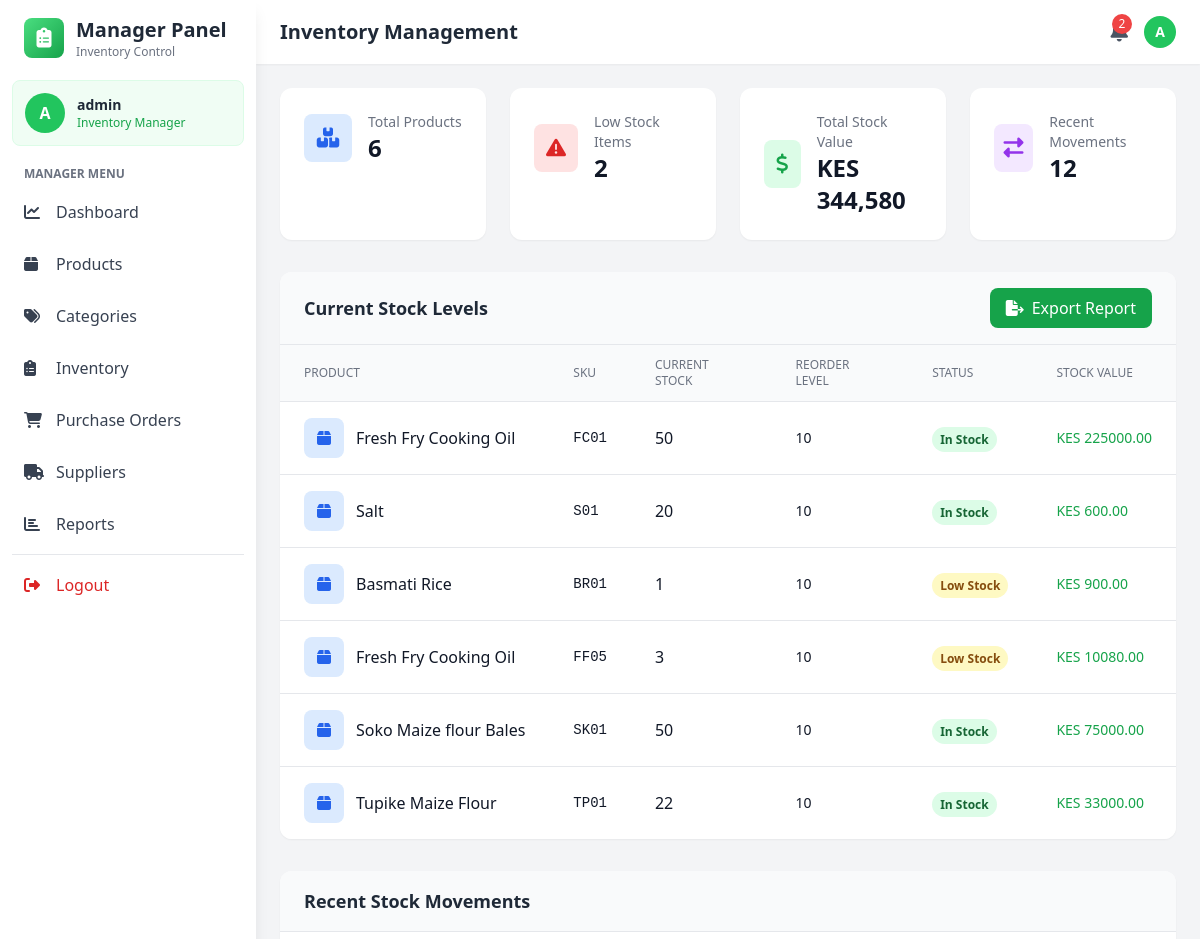
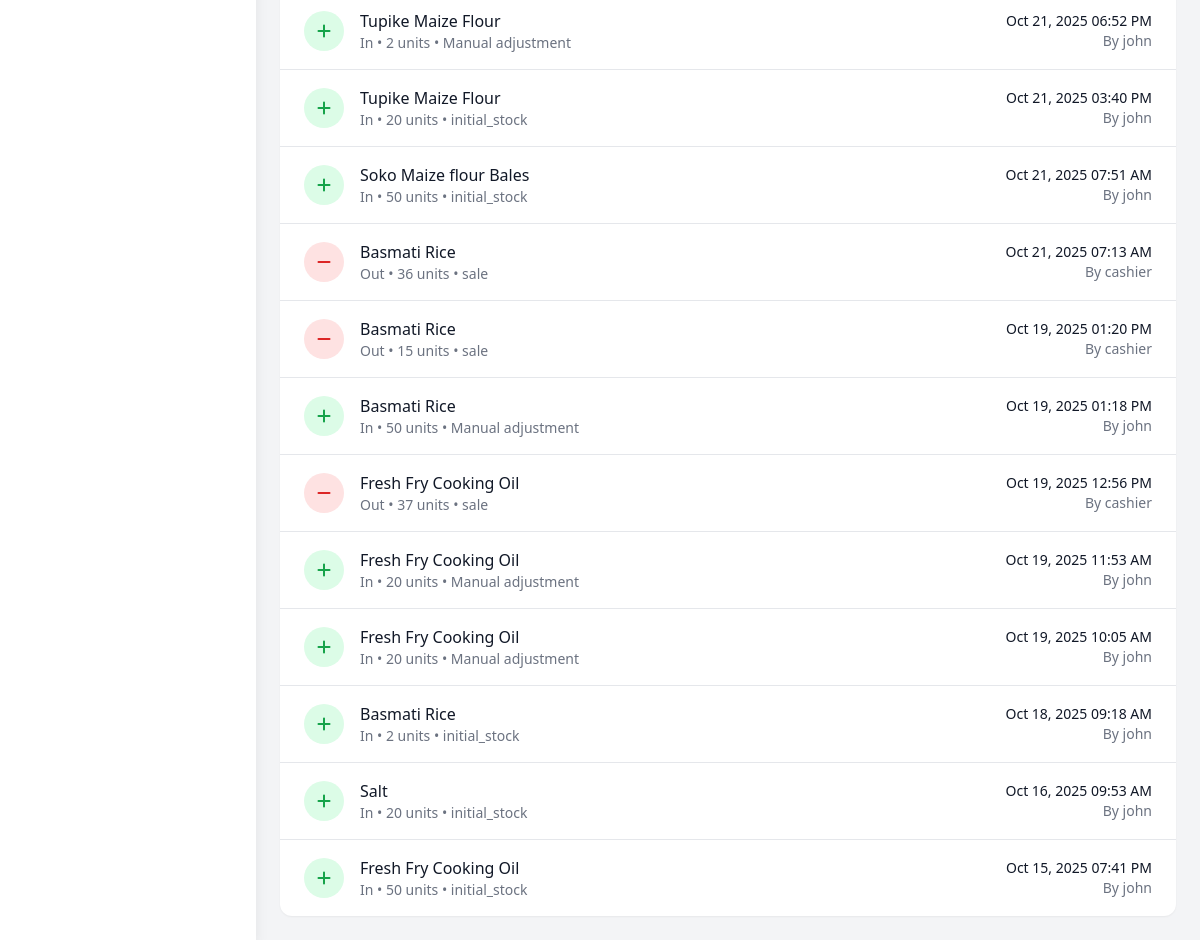
Page /manager/inventory (signed in) on the committed database (2 pictures, top to bottom).
### models.py (models this page shows, shortened)
class User(UserMixin, db.Model):
    __tablename__='users'
    id = db.Column(db.Integer, primary_key=True)
    username = db.Column(db.String(80), unique=True, nullable=False)
    email = db.Column(db.String(120), unique=True, nullable=False)
    password_hash = db.Column(db.String(255), nullable=False)
    role = db.Column(db.String(20), nullable=False)
    is_active = db.Column(db.Boolean, default=True)
    created_at = db.Column(db.DateTime, default=datetime.utcnow)

class Product(db.Model):
    __tablename__ = 'products'
    id = db.Column(db.Integer, primary_key=True)
    name = db.Column(db.String(200), nullable=False)
    sku = db.Column(db.String(50), unique=True, nullable=False)  # Stock code
    description = db.Column(db.Text)
    cost_price = db.Column(db.Float, nullable=False)
    selling_price = db.Column(db.Float, nullable=False)
    quantity = db.Column(db.Integer, default=0)
    reorder_level = db.Column(db.Integer, default=10)
    category_id = db.Column(db.Integer, db.ForeignKey('categories.id'), nullable=False)
    supplier_id = db.Column(db.Integer, db.ForeignKey('suppliers.id'), nullable=False)
    created_at = db.Column(db.DateTime, default=datetime.utcnow)
    updated_at = db.Column(db.DateTime, default=datetime.utcnow, onupdate=datetime.utcnow)
    is_active = db.Column(db.Boolean, default=True)
    image_url = db.Column(db.String(500))  # For Cloudinary image URLs
    unit = db.Column(db.String(50), default='piece')  # piece, kg, liter, pack, box, etc.
    category = db.relationship('Category', backref='products')
    supplier = db.relationship('Supplier', backref='products')

class StockMovement(db.Model):
    __tablename__ = 'stock_movements'
    id = db.Column(db.Integer, primary_key=True)
    product_id = db.Column(db.Integer, db.ForeignKey('products.id'), nullable=False)
    movement_type = db.Column(db.String(20), nullable=False)  # 'in', 'out', 'adjustment'
    quantity = db.Column(db.Integer, nullable=False)
    reason = db.Column(db.String(100))
    user_id = db.Column(db.Integer, db.ForeignKey('users.id'), nullable=False)
    reference_id = db.Column(db.Integer)  # related sale or purchase
    reference_type = db.Column(db.String(20))  # 'sale' or 'purchase_order'
    timestamp = db.Column(db.DateTime, default=datetime.utcnow)
    product = db.relationship('Product', backref='stock_movements')
    user = db.relationship('User', backref='stock_movements')

### app.py (the view)
@app.route('/manager/inventory')
@login_required
def manage_inventory():
    if current_user.role not in ['admin', 'manager']:
        flash('Access denied', 'danger')
        return redirect(url_for('index'))
    products = Product.query.all()
    stock_movements = StockMovement.query.order_by(StockMovement.timestamp.desc()).limit(50).all()
    total_stock_value = sum(p.cost_price * p.quantity for p in products)
    low_stock_count = len([p for p in products if p.quantity <= p.reorder_level])
    return render_template('manager/inventory.html',
                         products=products,
                         stock_movements=stock_movements,
                         total_stock_value=total_stock_value,
                         low_stock_count=low_stock_count)

### app.py (called while the page is built)
@login_manager.user_loader
def load_user(user_id):
    return User.query.get(int(user_id))

### templates/manager/inventory.html (shortened to what this page needs)
<!DOCTYPE html>
<html lang="en">
<head>
    <script src="https://cdn.tailwindcss.com"></script>
    <link rel="stylesheet" href="https://cdnjs.cloudflare.com/ajax/libs/font-awesome/6.4.0/css/all.min.css">
</head>
<body class="bg-gray-100">
    <aside class="fixed top-0 left-0 z-40 w-64 h-screen bg-white shadow-lg">
        <div class="h-full px-3 py-4 overflow-y-auto">
            <div class="flex items-center mb-5 px-3">
                <div class="w-10 h-10 bg-gradient-to-br from-green-400 to-green-600 rounded-lg flex items-center justify-center">
                    <i class="fas fa-clipboard-list text-white text-xl"></i>
                </div>
                <div class="ml-3">
                    <h2 class="text-xl font-bold text-gray-800">Manager Panel</h2>
                    <p class="text-xs text-gray-500">Inventory Control</p>
                </div>
            </div>
            <div class="mb-5 p-3 bg-green-50 rounded-lg border border-green-100">
                <div class="flex items-center space-x-3">
                    <div class="w-10 h-10 bg-green-500 rounded-full flex items-center justify-center text-white font-bold">
                        {{ current_user.username[0].upper() }}
                    </div>
                    <div>
                        <p class="text-sm font-semibold text-gray-800">{{ current_user.username }}</p>
                        <p class="text-xs text-green-600">Inventory Manager</p>
                    </div>
                </div>
            </div>
            <nav class="space-y-2">
                <p class="px-3 text-xs font-semibold text-gray-500 uppercase mb-2">Manager Menu</p>
                <a href="{{ url_for('manager_dashboard') }}" class="nav-item flex items-center px-3 py-2.5 text-gray-700 rounded-lg">
                    <i class="fas fa-chart-line w-5"></i><span class="ml-3">Dashboard</span>
                </a>
                <a href="{{ url_for('manage_products') }}" class="nav-item flex items-center px-3 py-2.5 text-gray-700 rounded-lg">
                    <i class="fas fa-box w-5"></i><span class="ml-3">Products</span>
                </a>
                <a href="{{ url_for('manage_categories') }}" class="nav-item flex items-center px-3 py-2.5 text-gray-700 rounded-lg">
                    <i class="fas fa-tags w-5"></i><span class="ml-3">Categories</span>
                </a>
                <a href="{{ url_for('manage_inventory') }}" class="nav-item active flex items-center px-3 py-2.5 text-gray-700 rounded-lg">
                    <i class="fas fa-clipboard-list w-5"></i><span class="ml-3">Inventory</span>
                </a>
                <a href="{{ url_for('manage_purchase_orders') }}" class="nav-item flex items-center px-3 py-2.5 text-gray-700 rounded-lg">
                    <i class="fas fa-shopping-cart w-5"></i>
                    <span class="ml-3">Purchase Orders</span>
                </a>
                <a href="{{ url_for('manage_sup') }}"
                    class="nav-item flex items-center px-3 py-2.5 text-gray-700 rounded-lg">
                    <i class="fas fa-truck w-5"></i>
                    <span class="ml-3">Suppliers</span>
                </a>
                <a href="{{ url_for('manage_reports') }}"  class="nav-item flex items-center px-3 py-2.5 text-gray-700 rounded-lg">
                    <i class="fas fa-chart-bar w-5"></i>
                    <span class="ml-3">Reports</span>
                </a>
                <hr class="my-3 border-gray-200">
                <a href="{{ url_for('logout') }}" class="nav-item flex items-center px-3 py-2.5 text-red-600 rounded-lg hover:bg-red-50">
                    <i class="fas fa-sign-out-alt w-5"></i><span class="ml-3">Logout</span>
                </a>
            </nav>
        </div>
    </aside>
    <div class="ml-64">
        <header class="bg-white shadow-sm sticky top-0 z-30">
            <div class="flex items-center justify-between px-6 py-4">
                <h1 class="text-xl font-semibold text-gray-800">Inventory Management</h1>
                <div class="flex items-center space-x-4">
                    <button class="relative text-gray-600 hover:text-gray-800">
                        {% if low_stock_count > 0 %}
                        <span class="absolute -top-1 -right-1 bg-red-500 text-white text-xs w-5 h-5 rounded-full flex items-center justify-center">{{ low_stock_count }}</span>
                        {% endif %}
                    </button>
                    <div class="w-8 h-8 bg-green-500 rounded-full flex items-center justify-center text-white font-bold text-sm">
                        {{ current_user.username[0].upper() }}
                    </div>
                </div>
            </div>
        </header>
        <main class="p-6">
            <div class="grid grid-cols-1 md:grid-cols-4 gap-6 mb-8">
                <div class="bg-white rounded-xl shadow-sm p-6">
                    <div class="flex items-center">
                        <div class="w-12 h-12 bg-blue-100 rounded-lg flex items-center justify-center mr-4">
                            <i class="fas fa-boxes text-blue-600 text-xl"></i>
                        </div>
                        <div>
                            <p class="text-gray-500 text-sm">Total Products</p>
                            <p class="text-2xl font-bold text-gray-900">{{ products|length }}</p>
                        </div>
                    </div>
                </div>
                <div class="bg-white rounded-xl shadow-sm p-6">
                    <div class="flex items-center">
                        <div class="w-12 h-12 bg-red-100 rounded-lg flex items-center justify-center mr-4">
                            <i class="fas fa-exclamation-triangle text-red-600 text-xl"></i>
                        </div>
                        <div>
                            <p class="text-gray-500 text-sm">Low Stock Items</p>
                            <p class="text-2xl font-bold text-gray-900">{{ low_stock_count }}</p>
                        </div>
                    </div>
                </div>
                <div class="bg-white rounded-xl shadow-sm p-6">
                    <div class="flex items-center">
                        <div class="w-12 h-12 bg-green-100 rounded-lg flex items-center justify-center mr-4">
                            <i class="fas fa-dollar-sign text-green-600 text-xl"></i>
                        </div>
                        <div>
                            <p class="text-gray-500 text-sm">Total Stock Value</p>
                            <p class="text-2xl font-bold text-gray-900">KES {{ "{:,.0f}".format(total_stock_value) }}</p>
                        </div>
                    </div>
                </div>
                <div class="bg-white rounded-xl shadow-sm p-6">
                    <div class="flex items-center">
                        <div class="w-12 h-12 bg-purple-100 rounded-lg flex items-center justify-center mr-4">
                            <i class="fas fa-exchange-alt text-purple-600 text-xl"></i>
                        </div>
                        <div>
                            <p class="text-gray-500 text-sm">Recent Movements</p>
                            <p class="text-2xl font-bold text-gray-900">{{ stock_movements|length }}</p>
                        </div>
                    </div>
                </div>
            </div>
            <div class="bg-white rounded-xl shadow-sm overflow-hidden mb-8">
                <div class="px-6 py-4 border-b border-gray-200 bg-gray-50">
                    <div class="flex justify-between items-center">
                        <h3 class="text-lg font-semibold text-gray-800">Current Stock Levels</h3>
                        <button class="bg-green-600 hover:bg-green-700 text-white px-4 py-2 rounded-lg flex items-center">
                            <i class="fas fa-file-export mr-2"></i> Export Report
                        </button>
                    </div>
                </div>
                <table class="min-w-full divide-y divide-gray-200">
                    <thead class="bg-gray-50">
                        <tr>
                            <th class="px-6 py-3 text-left text-xs font-medium text-gray-500 uppercase">Product</th>
                            <th class="px-6 py-3 text-left text-xs font-medium text-gray-500 uppercase">SKU</th>
                            <th class="px-6 py-3 text-left text-xs font-medium text-gray-500 uppercase">Current Stock</th>
                            <th class="px-6 py-3 text-left text-xs font-medium text-gray-500 uppercase">Reorder Level</th>
                            <th class="px-6 py-3 text-left text-xs font-medium text-gray-500 uppercase">Status</th>
                            <th class="px-6 py-3 text-left text-xs font-medium text-gray-500 uppercase">Stock Value</th>
                        </tr>
                    </thead>
                    <tbody class="bg-white divide-y divide-gray-200">
                        {% for product in products %}
                        <tr class="hover:bg-gray-50">
                            <td class="px-6 py-4 whitespace-nowrap">
                                <div class="flex items-center">
                                    <div class="w-10 h-10 bg-blue-100 rounded-lg flex items-center justify-center mr-3">
                                        <i class="fas fa-box text-blue-600"></i>
                                    </div>
                                    <div class="font-medium text-gray-900">{{ product.name }}</div>
                                </div>
                            </td>
                            <td class="px-6 py-4 whitespace-nowrap text-sm text-gray-900 font-mono">{{ product.sku }}</td>
                            <td class="px-6 py-4 whitespace-nowrap">
                                <span class="font-medium text-gray-900">{{ product.quantity }}</span>
                            </td>
                            <td class="px-6 py-4 whitespace-nowrap text-sm text-gray-900">{{ product.reorder_level }}</td>
                            <td class="px-6 py-4 whitespace-nowrap">
                                {% if product.quantity == 0 %}
                                <span class="px-2 py-1 text-xs font-semibold rounded-full bg-red-100 text-red-800">Out of Stock</span>
                                {% elif product.quantity <= product.reorder_level %}
                                <span class="px-2 py-1 text-xs font-semibold rounded-full bg-yellow-100 text-yellow-800">Low Stock</span>
                                {% else %}
                                <span class="px-2 py-1 text-xs font-semibold rounded-full bg-green-100 text-green-800">In Stock</span>
                                {% endif %}
                            </td>
                            <td class="px-6 py-4 whitespace-nowrap text-sm font-medium text-green-600">
                                KES {{ "%.2f"|format(product.cost_price * product.quantity) }}
                            </td>
                        </tr>
                        {% endfor %}
                    </tbody>
                </table>
            </div>
            <div class="bg-white rounded-xl shadow-sm overflow-hidden">
                <div class="px-6 py-4 border-b border-gray-200 bg-gray-50">
                    <h3 class="text-lg font-semibold text-gray-800">Recent Stock Movements</h3>
                </div>
                <div class="divide-y divide-gray-200">
                    {% for movement in stock_movements %}
                    <div class="px-6 py-4 flex items-center justify-between hover:bg-gray-50">
                        <div class="flex items-center space-x-4">
                            <div class="w-10 h-10 rounded-full flex items-center justify-center
                                {% if movement.movement_type == 'in' %}bg-green-100 text-green-600
                                {% else %}bg-red-100 text-red-600{% endif %}">
                                <i class="fas fa-{% if movement.movement_type == 'in' %}plus{% else %}minus{% endif %}"></i>
                            </div>
                            <div>
                                <p class="font-medium text-gray-900">{{ movement.product.name }}</p>
                                <p class="text-sm text-gray-500">
                                    {{ movement.movement_type|title }} • {{ movement.quantity }} units • {{ movement.reason }}
                                </p>
                            </div>
                        </div>
                        <div class="text-right">
                            <p class="text-sm font-medium text-gray-900">{{ movement.timestamp.strftime('%b %d, %Y %I:%M %p') }}</p>
                            <p class="text-sm text-gray-500">By {{ movement.user.username }}</p>
                        </div>
                    </div>
                    {% else %}
                    <div class="px-6 py-8 text-center text-gray-500">
                        <i class="fas fa-exchange-alt text-4xl mb-3 text-gray-300"></i>
                        <p>No stock movements recorded yet</p>
                    </div>
                    {% endfor %}
                </div>
            </div>
        </main>
    </div>
</body>
</html>

### rows in the picture
User: username "A", username "admin"
Product: name "Fresh Fry Cooking Oil", sku "FC01", quantity "50", reorder_level "10", shows "In Stock", product.cost_price*product.quantity "225000.00"
Product: name "Salt", sku "S01", quantity "20", reorder_level "10", shows "In Stock", product.cost_price*product.quantity "600.00"
Product: name "Basmati Rice", sku "BR01", quantity "1", reorder_level "10", shows "Low Stock", product.cost_price*product.quantity "900.00"
Product: name "Fresh Fry Cooking Oil", sku "FF05", quantity "3", reorder_level "10", shows "Low Stock", product.cost_price*product.quantity "10080.00"
Product: name "Soko Maize flour Bales", sku "SK01", quantity "50", reorder_level "10", shows "In Stock", product.cost_price*product.quantity "75000.00"
Product: name "Tupike Maize Flour", sku "TP01", quantity "22", reorder_level "10", shows "In Stock", product.cost_price*product.quantity "33000.00"
StockMovement: product.name "Tupike Maize Flour", movement_type "In", quantity "2", reason "Manual adjustment", timestamp "Oct 21, 2025 06:52 PM", user.username "john"
StockMovement: product.name "Tupike Maize Flour", movement_type "In", quantity "20", reason "initial_stock", timestamp "Oct 21, 2025 03:40 PM", user.username "john"
StockMovement: product.name "Soko Maize flour Bales", movement_type "In", quantity "50", reason "initial_stock", timestamp "Oct 21, 2025 07:51 AM", user.username "john"
StockMovement: product.name "Basmati Rice", movement_type "Out", quantity "36", reason "sale", timestamp "Oct 21, 2025 07:13 AM", user.username "cashier"
StockMovement: product.name "Basmati Rice", movement_type "Out", quantity "15", reason "sale", timestamp "Oct 19, 2025 01:20 PM", user.username "cashier"
StockMovement: product.name "Basmati Rice", movement_type "In", quantity "50", reason "Manual adjustment", timestamp "Oct 19, 2025 01:18 PM", user.username "john"
StockMovement: product.name "Fresh Fry Cooking Oil", movement_type "Out", quantity "37", reason "sale", timestamp "Oct 19, 2025 12:56 PM", user.username "cashier"
StockMovement: product.name "Fresh Fry Cooking Oil", movement_type "In", quantity "20", reason "Manual adjustment", timestamp "Oct 19, 2025 11:53 AM", user.username "john"
StockMovement: product.name "Fresh Fry Cooking Oil", movement_type "In", quantity "20", reason "Manual adjustment", timestamp "Oct 19, 2025 10:05 AM", user.username "john"
StockMovement: product.name "Basmati Rice", movement_type "In", quantity "2", reason "initial_stock", timestamp "Oct 18, 2025 09:18 AM", user.username "john"
StockMovement: product.name "Salt", movement_type "In", quantity "20", reason "initial_stock", timestamp "Oct 16, 2025 09:53 AM", user.username "john"
StockMovement: product.name "Fresh Fry Cooking Oil", movement_type "In", quantity "50", reason "initial_stock", timestamp "Oct 15, 2025 07:41 PM", user.username "john"

### other values in the picture
{{ low_stock_count }} "2"
{{ products|length }} "6"
{{ "{:,.0f}".format(total_stock_value) }} "344,580"
{{ stock_movements|length }} "12"
